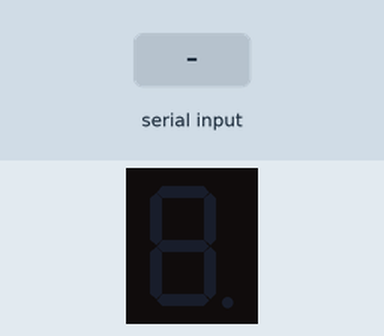
Bench run of a sketch on a simulated Arduino Leonardo, built with avr-gcc and run on an emulated ATmega32U4. Parts: 1-digit seven-segment display. Wiring (inferred from the names in the program): 1-digit 7-segment display, segments lit when HIGH: segments pin 2, pin 3, pin 4, pin 5, pin 6, pin 7, pin 8, pin 9. Inputs (shaded band) come from the test bench. Random numbers use the default seed unless the sketch sets one; the segment pins are drawn as the display they are named for; what the sketch prints to the serial monitor is not drawn.

Above: at 1.2 s.
1.3 s: "r" received over Serial
At 2.5 s:
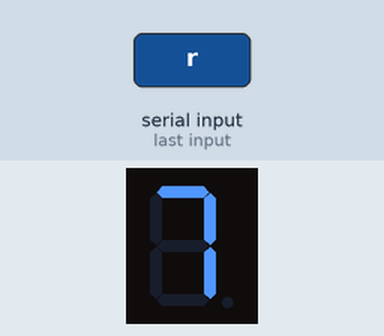
2.8 s: "r" received over Serial
At 3.7 s:
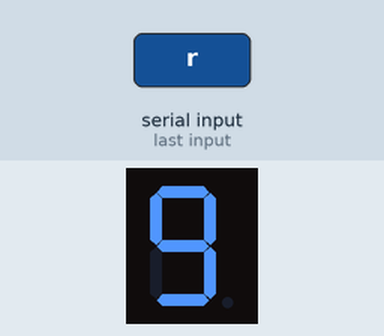
Timing chart, 0 to 5.8 s (numbered marks = the images above; inputs shaded):
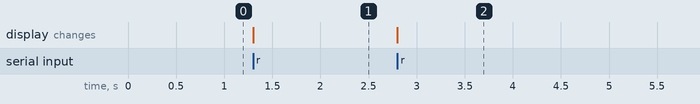

Measured:
- after the input at 1.3 s, the display: changes at once (image 1)
- after the input at 2.8 s, the display: changes at once (image 2)

The sketch:

random_num.ino
```cpp
#include <Arduino.h>

// 定义数码管的引脚//共阴
#define SEG_A 2
#define SEG_B 3
#define SEG_C 4
#define SEG_D 5
#define SEG_E 6
#define SEG_F 7
#define SEG_G 8
#define SEG_DP 9

// 数码管0-9的编码（共阴极）
byte numbers[10] = {
  B00111111,  // "0" 对应的二进制是 0b00111111
  B00000110,  // "1" 对应的二进制是 0b00000110
  B01011011,  // "2" 对应的二进制是 0b01011011
  B01001111,  // "3" 对应的二进制是 0b01001111
  B01100110,  // "4" 对应的二进制是 0b01100110
  B01101101,  // "5" 对应的二进制是 0b01101101
  B01111101,  // "6" 对应的二进制是 0b01111101
  B00000111,  // "7" 对应的二进制是 0b00000111
  B01111111,  // "8" 对应的二进制是 0b01111111
  B01101111   // "9" 对应的二进制是 0b01101111
};

void setup() {
  // 初始化数码管引脚为输出模式
  pinMode(SEG_A, OUTPUT);
  pinMode(SEG_B, OUTPUT);
  pinMode(SEG_C, OUTPUT);
  pinMode(SEG_D, OUTPUT);
  pinMode(SEG_E, OUTPUT);
  pinMode(SEG_F, OUTPUT);
  pinMode(SEG_G, OUTPUT);
  pinMode(SEG_DP, OUTPUT);

  // 初始化串口通信
  Serial.begin(9600);
  while (!Serial) {
    ; // 等待串口连接。仅适用于 Leonardo。
  }
  Serial.println("Enter 'r' to randomize the display.");
}

void loop() {
  // 检查串口是否有数据
  if (Serial.available() > 0) {
    // 读取串口数据
    char command = Serial.read();

    // 如果接收到 'r' 命令，则随机显示数字
    if (command == 'r') {
      randomizeDisplay();
    }
  }
}

void randomizeDisplay() {
  // 生成一个0到9的随机数
  int randomNumber = random(0, 10);

  // 显示随机数
  displayNumber(randomNumber);
}

void displayNumber(int number) {
  // 根据数字设置数码管的段
  digitalWrite(SEG_A, (numbers[number] & B00000001)); // 共阳极，所以取反
  digitalWrite(SEG_B, (numbers[number] & B00000010));
  digitalWrite(SEG_C, (numbers[number] & B00000100));
  digitalWrite(SEG_D, (numbers[number] & B00001000));
  digitalWrite(SEG_E, (numbers[number] & B00010000));
  digitalWrite(SEG_F, (numbers[number] & B00100000));
  digitalWrite(SEG_G, (numbers[number] & B01000000));
  digitalWrite(SEG_DP, LOW); // 通常情况下，不显示小数点
}
```
